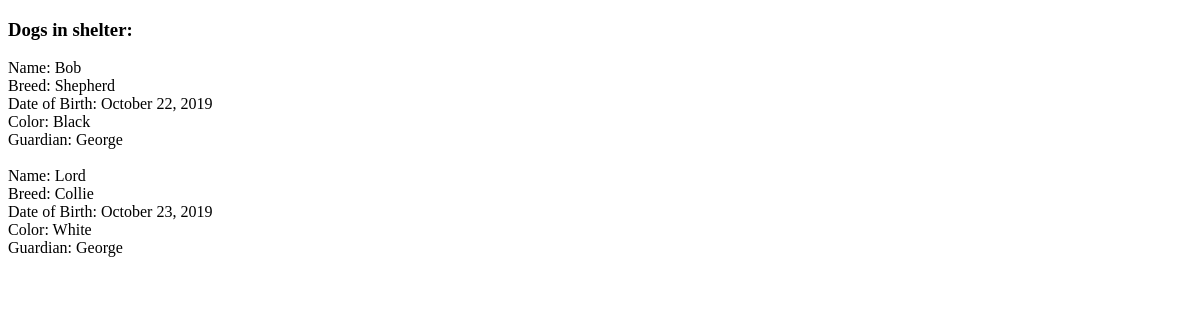
Before: / with the older database file.
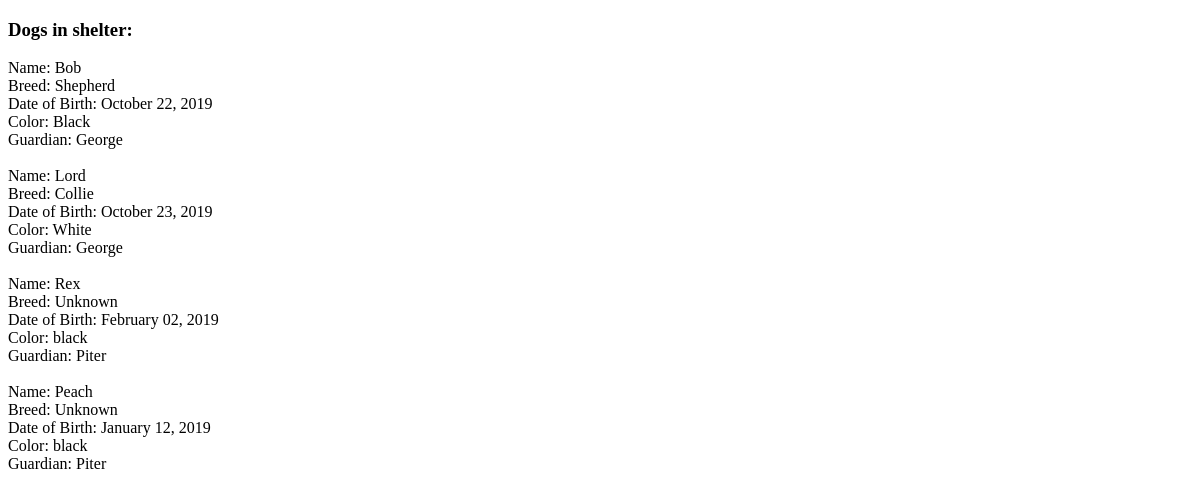
After: the same page with the newer database file.
### base/models.py (models this page shows, shortened)
class Dog(models.Model):
    name = models.CharField(max_length=25)
    date_of_birth = models.DateField()
    breed = models.CharField(max_length=25)
    color = models.CharField(max_length=15)
    GENDER_CHOICES = [('M', 'Male'), ('F', 'Female')]
    gender = models.CharField(choices=GENDER_CHOICES, max_length=1)
    description = models.TextField(blank=True)
    guardian = models.ForeignKey('Guardian', blank=True, null=True, on_delete=models.SET_NULL)
    fixed = models.BooleanField(default=True)

class Guardian(models.Model):
    name = models.CharField(max_length=25)
    surname = models.CharField(max_length=25)
    email = models.EmailField()
    phone = models.IntegerField()

### base/views.py (the view)
# urls.py: path('', DogsListView.as_view(), name='dogs-list')
class DogsListView(ListView):
    model = Dog
    template_name = 'base/base.html'
    context_object_name = 'dogs'

### base/templates/base/base.html (shortened to what this page needs)
<!DOCTYPE html>
<html lang="en">
<head>
</head>
<body>
    <h3>Dogs in shelter:</h3>
    {% for dog in dogs %}
        Name: {{ dog.name }}<br>
        Breed: {{ dog.breed }}<br>
        Date of Birth: {{ dog.date_of_birth|date:"F d, Y"  }}<br>
        Color: {{ dog.color }}<br>
        Guardian: {{ dog.guardian.name }}<br>
        <br>
    {% endfor %}
</body>
</html>

Changed rows visible on the page:
added Dog: name "Rex", breed "Unknown", date_of_birth "February 02, 2019", color "black", guardian.name "Piter"
added Dog: name "Peach", breed "Unknown", date_of_birth "January 12, 2019", color "black", guardian.name "Piter"
